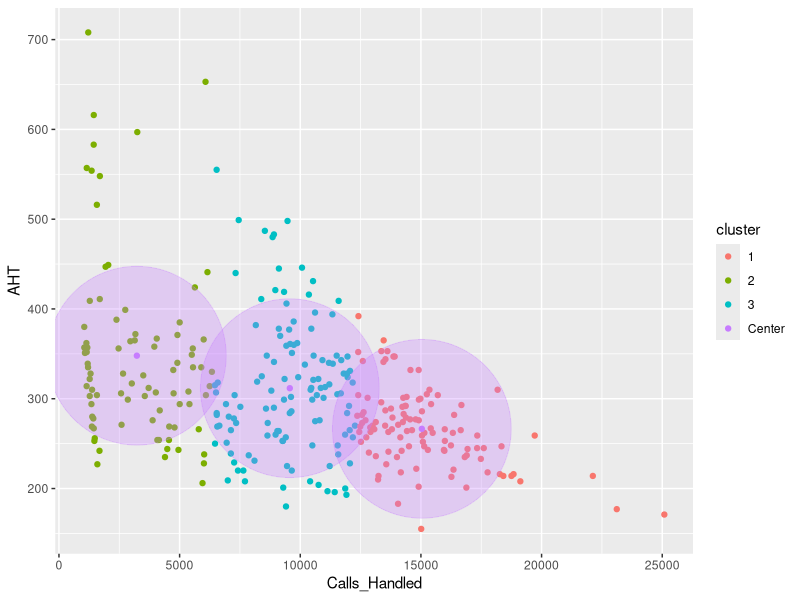
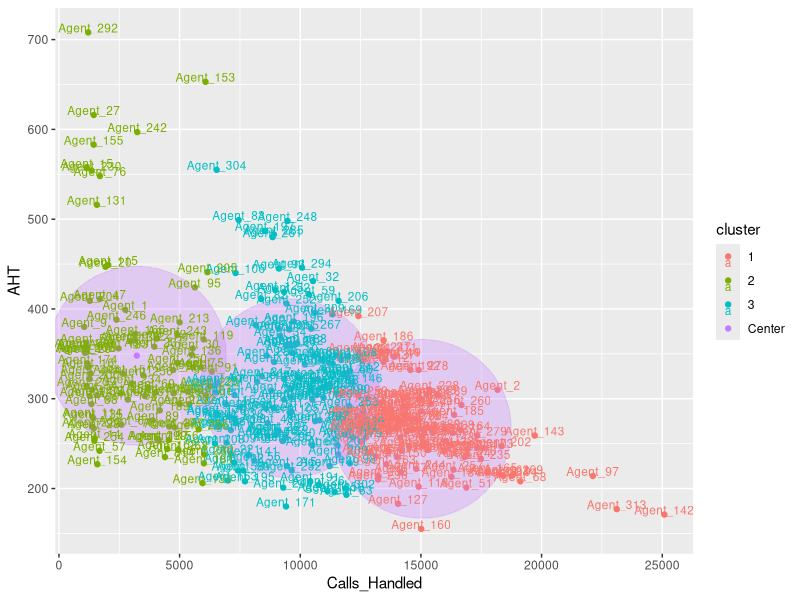

The R script that drew these images, in order: (Note: this script raises an error after producing the figures.)
##More kmeans clustering 

require(ggfortify)
require(cluster)

##read in agent file
mydata<- read.csv("agents.csv")

##perform kmeans clustering
m=as.matrix(cbind(mydata$Calls_Handled, mydata$AHT), ncol=2)
cl=(kmeans(m,3))
mydata$cluster=factor(cl$cluster)
centers=as.data.frame(cl$centers)

##plot in ggplot2 
ggplot(data=mydata, aes(x=Calls_Handled, y=AHT, color=cluster )) +
geom_point() +
geom_point(data=centers, aes(x=V1,y=V2, color='Center')) +
geom_point(data=centers, aes(x=V1,y=V2, color='Center'), size=60, alpha=.3, show_guide=FALSE)

##add agent names to points
sp<- ggplot(data=mydata, aes(x=Calls_Handled, y=AHT, color=cluster )) +
geom_point() +
geom_point(data=centers, aes(x=V1,y=V2, color='Center')) +
geom_point(data=centers, aes(x=V1,y=V2, color='Center'), size=60, alpha=.3, show_guide=FALSE)

sp + geom_text(aes(label=CCR_Name), size=3, vjust=0)

##Add column to categorize agents by cluster 
cluster_category<- fortify(kmeans(mydata, 3), data=mydata)

##write to csv file for further analysis if needed
write.csv(mydata, file="cluster_categories.csv")
